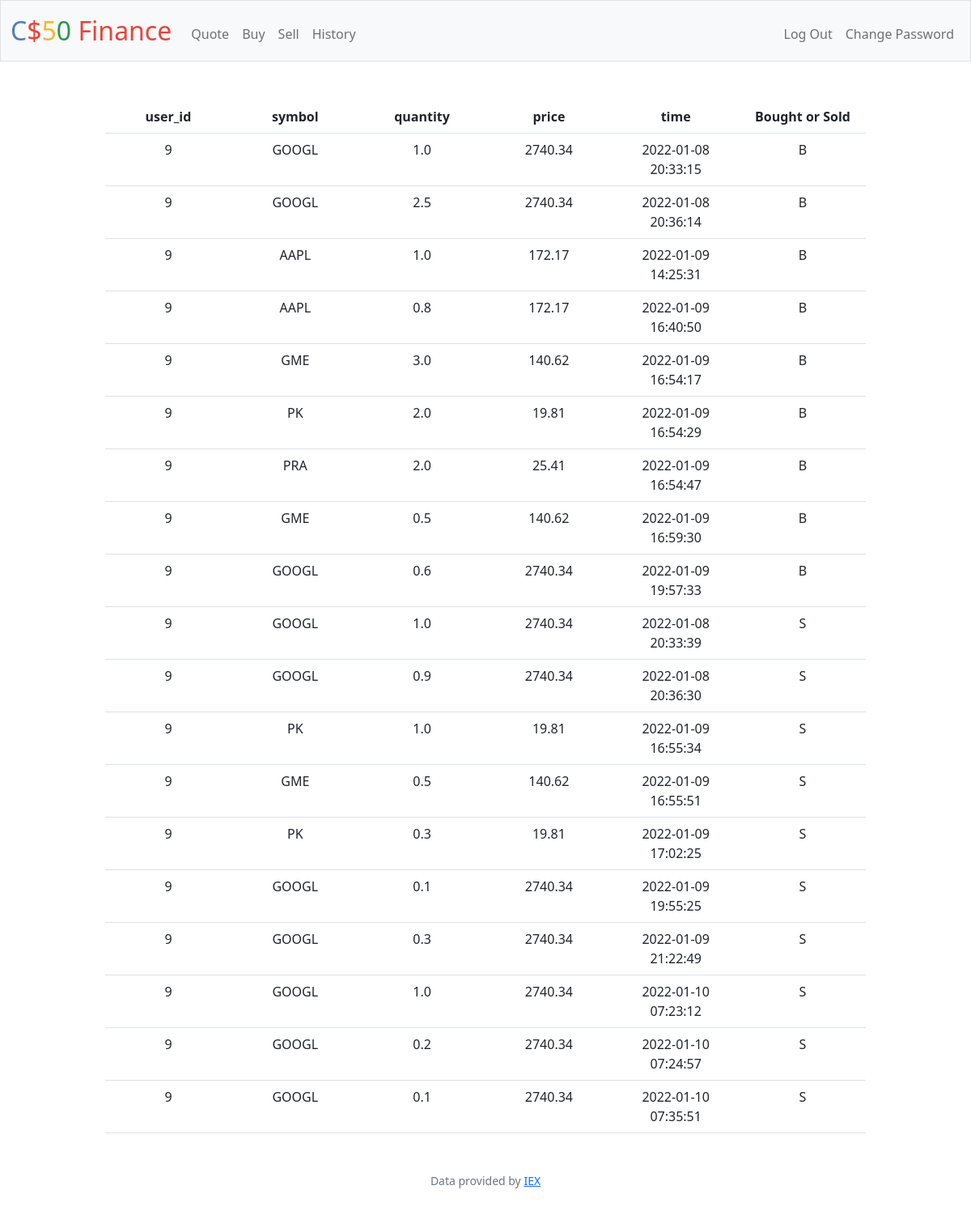
Screenshot of /history (signed in) with the database file from the repository.
### tables this page shows
CREATE TABLE bght(user_id INTEGER , symbol TEXT NOT NULL, quantity FLOAT, price FLOAT, time DATETIME);

CREATE TABLE sold(user_id INTEGER , symbol TEXT NOT NULL, quantity FLOAT, price FLOAT, time DATETIME);

### app.py (the view)
@app.route("/history")
@login_required
def history():
    return render_template("history.html", table1=db.execute("SELECT * FROM bght WHERE user_id = ?", session["user_id"]), table2=db.execute("SELECT * FROM sold WHERE user_id = ?", session["user_id"]))

### app.py (called while the page is built)
@app.after_request
def after_request(response):
    response.headers["Cache-Control"] = "no-cache, no-store, must-revalidate"
    response.headers["Expires"] = 0
    response.headers["Pragma"] = "no-cache"
    return response

### helpers.py (called while the page is built)
def login_required(f):
    @wraps(f)
    def decorated_function(*args, **kwargs):
        if session.get("user_id") is None:
            return redirect("/login")
        return f(*args, **kwargs)
    return decorated_function

### templates/history.html (shortened to what this page needs)
{% extends "layout.html" %}
{% block main %}
<table class="table" style="width:80%;margin: 0 10% 0 10%">
<tr>
{% for column in table1[0] %}
<th class = "rand" scope="col">{{column}}</th>
{% endfor %}
<th class = "rand">Bought or Sold</th>
</tr>
{% for row in table1 %}
<tr>
{% for column in row %}
<td class = "rand" scope="col">{{row[column]}}</td>
{% endfor %}
<td class = "rand">B</td>
</tr>
{% endfor %}
{% for row in table2 %}
<tr>
{% for column in row %}
<td class = "rand" scope="col">{{row[column]}}</td>
{% endfor %}
<td class = "rand">S</td>
</tr>
{% endfor %}
</table>
{% endblock %}

### templates/layout.html (shortened to what this page needs)
<!DOCTYPE html>
<html lang="en">
    <head>
        <link href="https://cdn.jsdelivr.net/npm/bootstrap@5.1.3/dist/css/bootstrap.min.css" rel="stylesheet">
        <link href="/static/styles.css" rel="stylesheet">
    </head>
    <body>
        <nav class="bg-light border navbar navbar-expand-md navbar-light">
            <div class="container-fluid">
                <a class="navbar-brand" href="/"><span class="blue">C</span><span class="red">$</span><span class="yellow">5</span><span class="green">0</span> <span class="red">Finance</span></a>
                <div class="collapse navbar-collapse" id="navbar">
                    {% if session["user_id"] %}
                        <ul class="navbar-nav me-auto mt-2">
                            <li class="nav-item"><a class="nav-link" href="/quote">Quote</a></li>
                            <li class="nav-item"><a class="nav-link" href="/buy">Buy</a></li>
                            <li class="nav-item"><a class="nav-link" href="/sell">Sell</a></li>
                            <li class="nav-item"><a class="nav-link" href="/history">History</a></li>
                        </ul>
                        <ul class="navbar-nav ms-auto mt-2">
                            <li class="nav-item"><a class="nav-link" href="/logout">Log Out</a></li>
                            <li class="nav-item"><a class="nav-link" href="/change">Change Password</a></li>
                        </ul>
                    {% else %}
                        <ul class="navbar-nav ms-auto mt-2">
                            <li class="nav-item"><a class="nav-link" href="/register">Register</a></li>
                            <li class="nav-item"><a class="nav-link" href="/login">Log In</a></li>
                        </ul>
                    {% endif %}
                </div>
            </div>
        </nav>
        <main class="container-fluid py-5 text-center">
            {% block main %}{% endblock %}
        </main>
        <footer class="mb-5 small text-center text-muted">
            Data provided by <a href="https://iexcloud.io/">IEX</a>
        </footer>
    </body>
</html>

### static/styles.css (style rules this page uses)
nav .navbar-brand { font-size: xx-large; }
nav .navbar-brand .blue { color: #537fbe; }
nav .navbar-brand .red { color: #ea433b; }
nav .navbar-brand .yellow { color: #f5b82e; }
nav .navbar-brand .green { color: #2e944b; }

### templates/layout.html (style rules this page uses)
.rand { width: 10%; }

### rows the page displays
bght: user "9" "GOOGL" "1.0" "2740.34" "2022-01-08 20:33:15"
bght: user "9" "GOOGL" "2.5" "2740.34" "2022-01-08 20:36:14"
bght: user "9" "AAPL" "1.0" "172.17" "2022-01-09 14:25:31"
bght: user "9" "AAPL" "0.8" "172.17" "2022-01-09 16:40:50"
bght: user "9" "GME" "3.0" "140.62" "2022-01-09 16:54:17"
bght: user "9" "PK" "2.0" "19.81" "2022-01-09 16:54:29"
bght: user "9" "PRA" "2.0" "25.41" "2022-01-09 16:54:47"
bght: user "9" "GME" "0.5" "140.62" "2022-01-09 16:59:30"
bght: user "9" "GOOGL" "0.6" "2740.34" "2022-01-09 19:57:33"
sold: user "9" "GOOGL" "1.0" "2740.34" "2022-01-08 20:33:39"
sold: user "9" "GOOGL" "0.9" "2740.34" "2022-01-08 20:36:30"
sold: user "9" "PK" "1.0" "19.81" "2022-01-09 16:55:34"
sold: user "9" "GME" "0.5" "140.62" "2022-01-09 16:55:51"
sold: user "9" "PK" "0.3" "19.81" "2022-01-09 17:02:25"
sold: user "9" "GOOGL" "0.1" "2740.34" "2022-01-09 19:55:25"
sold: user "9" "GOOGL" "0.3" "2740.34" "2022-01-09 21:22:49"
sold: user "9" "GOOGL" "1.0" "2740.34" "2022-01-10 07:23:12"
sold: user "9" "GOOGL" "0.2" "2740.34" "2022-01-10 07:24:57"
sold: user "9" "GOOGL" "0.1" "2740.34" "2022-01-10 07:35:51"

### other values shown
{{ column }} "user_id" "symbol" "quantity" "price" "time"
